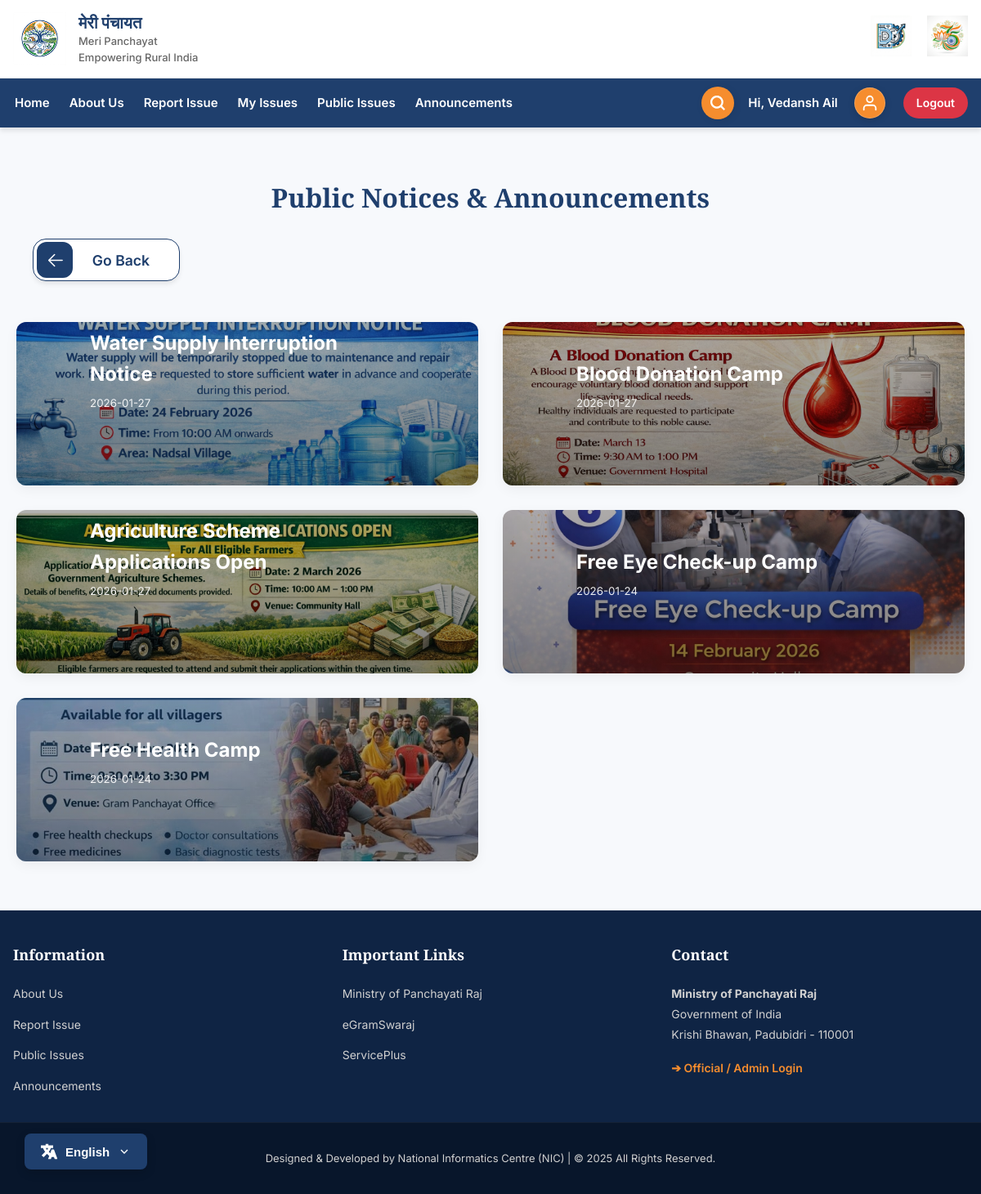
The app's page /notices (signed in) with its own data.
### tables this page shows
CREATE TABLE notices ( 
        id INTEGER PRIMARY KEY AUTOINCREMENT,
        panchayath_id INTEGER,
        title TEXT,
        description TEXT,
        banner_path TEXT,
        created_at DATETIME DEFAULT CURRENT_TIMESTAMP
    );

### app.py (the view)
@app.route("/notices")
def notices():
    conn = connect_db()
    notices = conn.execute("""
        SELECT n.*, p.name AS panchayath_name
        FROM notices n
        JOIN panchayath p ON p.id = n.panchayath_id
        ORDER BY n.created_at DESC
    """).fetchall()
    conn.close()
    return render_template("citizen/notices.html", notices=notices)

### app.py (called while the page is built)
def connect_db():
    conn = sqlite3.connect(DB_NAME, timeout=10) # Added timeout
    conn.row_factory = sqlite3.Row
    conn.execute("PRAGMA journal_mode=WAL;")
    return conn

def _get_text(key):
    lang = session.get("lang", "en")
    return TRANSLATIONS.get(lang, TRANSLATIONS["en"]).get(key, key)

@app.context_processor
def inject_get_text():
    return dict(get_text=_get_text)

### templates/citizen/notices.html (shortened to what this page needs)
{% from "macros.html" import back_button %}
{% extends "base.html" %}
{% block css %}
<link rel="stylesheet" href="{{ url_for('static', filename='css/citizen.css') }}">
{% endblock %}
{% block content %}
<div style="width: 100%; padding: 0 20px; box-sizing: border-box; margin-top: 40px; margin-bottom: 40px;">
  <div style="display: flex; flex-direction: column; align-items: flex-start; margin-bottom: 30px;">
    <h2 class="section-title" style="margin-bottom: 15px; text-align: center; width: 100%;">{{
      get_text('public_notices_announcements') }}</h2>
    {{ back_button(get_text) }}
  </div>
  <div class="admin-login-card mx-auto" style="width: 100%; text-align: left; padding: 0;">
    <ul class="notices-grid">
      {% for n in notices %}
      <li class="notice-card" onclick="openNoticeModal(this)" data-title="{{ n.title }}"
        data-date="{{ n.created_at[:10] }}" data-panchayat="{{ n.panchayath_name }}"
        data-description="{{ n.description }}"
        data-image="{{ url_for('static', filename=n.banner_path) if n.banner_path else '' }}">
        {% if n.banner_path %}
        <div class="notice-banner"
          style="background-image: linear-gradient(rgba(0,0,0,0.3), rgba(0,0,0,0.5)), url('/static/{{ n.banner_path }}');">
          <strong style="font-size: 24px;">{{ n.title }}</strong>
          <small style="opacity: 0.9; margin-top: 5px;">{{ n.created_at[:10] }}</small>
        </div>
        {% endif %}
      </li>
      {% else %}
      <li
        style="grid-column: 1 / -1; text-align: center; padding: 40px; color: #777; background: #f9f9f9; border-radius: 12px;">
        {{ get_text('no_notices') }}
      </li>
      {% endfor %}
    </ul>
  </div>
</div>
{% endblock %}

### static/css/layout.css (style rules this page uses)
:root { --primary-color: #1f3f6d; --secondary-color: #f68d2e; --accent-color: #138808; --text-color: #333; --bg-color: #f7f9fc; --white: #ffffff; --font-main: 'Inter', sans-serif; --font-serif: 'Playfair Display', serif; }
* { box-sizing: border-box; }
html { scroll-behavior: smooth; }
body { margin: 0; font-family: var(--font-main); background: var(--bg-color); color: var(--text-color); line-height: 1.6; font-size: 16px; -webkit-font-smoothing: antialiased; -moz-osx-font-smoothing: grayscale; }
h1, h2, h3, h4, h5, h6 { font-family: var(--font-serif); font-weight: 700; margin-top: 0; color: var(--primary-color); }
.mx-auto { margin-left: auto; margin-right: auto; }

### static/css/citizen.css (style rules this page uses)
.section-title { text-align: center; color: var(--primary-color); font-family: var(--font-serif); font-size: 32px; margin-bottom: 40px; }
.notices-grid { display: grid; grid-template-columns: 1fr 1fr; gap: 30px; list-style: none; padding: 0; margin: 0; }
.notice-card { background: var(--white); border-radius: 12px; overflow: hidden; box-shadow: 0 5px 15px rgba(0, 0, 0, 0.05); transition: transform 0.3s, box-shadow 0.3s; height: 100%; display: flex; flex-direction: column; cursor: pointer; }
.notice-banner { height: 200px; background-size: cover; background-position: center; display: flex; flex-direction: column; justify-content: flex-end; padding: 90px; color: white; position: relative; }

### records on screen
notices: banner_path (picture), title "Water Supply Interruption Notice", created_at "2026-01-27"
notices: banner_path (picture), title "Blood Donation Camp", created_at "2026-01-27"
notices: banner_path (picture), title "Agriculture Scheme Applications Open", created_at "2026-01-27"
notices: banner_path (picture), title "Free Eye Check-up Camp", created_at "2026-01-24"
notices: banner_path (picture), title "Free Health Camp", created_at "2026-01-24"

### other values on screen
{{ get_text('brand_name_hindi') }} "मेरी पंचायत"
{{ get_text('brand_name_en') }} "Meri Panchayat"
{{ get_text('brand_tagline') }} "Empowering Rural India"
{{ get_text('home') }} "Home"
{{ get_text('about_scheme') }} "About Us"
{{ get_text('report_issue') }} "Report Issue"
{{ get_text('my_issues') }} "My Issues"
{{ get_text('public_issues') }} "Public Issues"
{{ get_text('announcements') }} "Announcements"
{{ get_text('hi') }} "Hi"
{{ session.get('user_name') }} "Vedansh Ail"
{{ get_text('logout') }} "Logout"
{{ get_text('public_notices_announcements') }} "Public Notices & Announcements"
{{ get_text('go_back') if get_text else 'Go Back' }} "Go Back"
{{ get_text('information') }} "Information"
